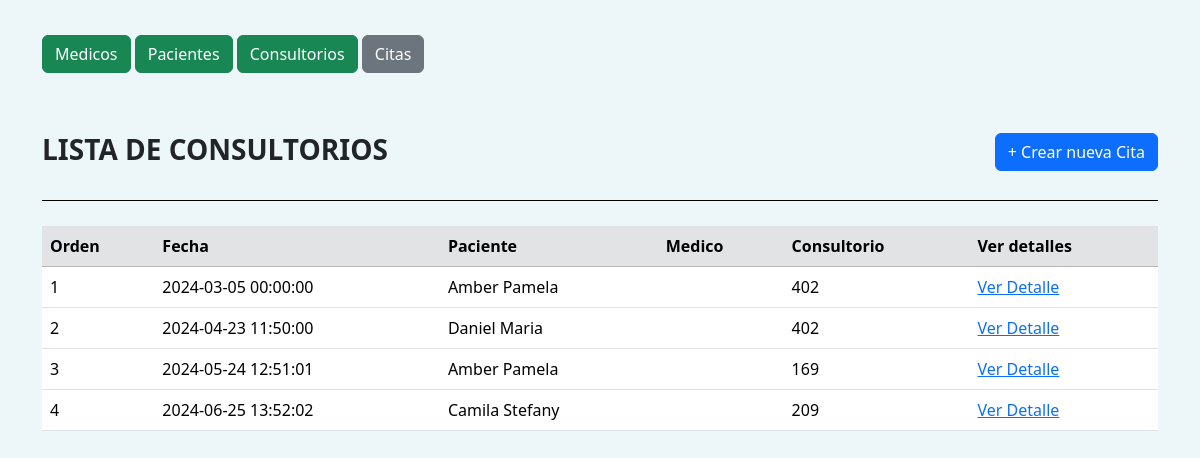
The page /citas on the database its author committed.
### app/models.py (models this page shows)
class Cita(db.Model):
    __tablename__ = 'citas'
    id = db.Column(db.Integer, primary_key = True)
    fecha = db.Column(db.DateTime, default = datetime.utcnow)
    paciente_id = db.Column(db.Integer, db.ForeignKey('pacientes.id'))
    medico_id = db.Column(db.Integer, db.ForeignKey('medicos.id'))
    consultorio_id = db.Column(db.Integer, db.ForeignKey('consultorios.id'))

class Paciente(db.Model):
    __tablename__ ='pacientes'
    id = db.Column(db.Integer, primary_key = True )
    nombres = db.Column(db.String(120), nullable = True )
    apellidos = db.Column(db.String(120), nullable = True)
    tipo_identificacion = db.Column(db.String(4), nullable = True)
    numero_identificacion = db.Column(db.Integer)
    altura = db.Column(db.Integer)
    tipo_sangre = db.Column(db.String(2))
    citas = db.relationship("Cita" , backref = "paciente" )

class Consultorio(db.Model):
    __tablename__ = 'consultorios'
    id= db.Column(db.Integer, primary_key = True)
    numero = db.Column(db.Integer)
    citas = db.relationship("Cita" , backref = "consultorio" )

### app/routes.py (the view)
@app.route('/citas')
def get_all_citas():
    citas = Cita.query.all()
    return render_template("citas/citas.html", citas = citas)

### app/templates/citas/citas.html (shortened to what this page needs)
<!DOCTYPE html>
<html lang="en">
  <head>
    <link rel="stylesheet" href="/app/styles/styles.css">
    <link rel="stylesheet" href="https://cdn.jsdelivr.net/npm/bootstrap@5.3.3/dist/css/bootstrap.min.css">
  </head>
  <body>
    <section class="container sectionHomeTable">
      <nav style="padding-bottom: 35px;">
        <a class="btn btn-success" href="http://127.0.0.1:5000/medicos">Medicos</a>
        <a class="btn btn-success" href="http://127.0.0.1:5000/pacientes"> Pacientes </a>
        <a class="btn btn-success" href="http://127.0.0.1:5000/consultorios">Consultorios </a>
        <a class="btn btn-secondary" href="http://127.0.0.1:5000/citas">Citas</a>
      </nav>
      <section class="sectionTable">
        <div class="navHeaderTable">
          <h3 class="titleTable">LISTA DE CONSULTORIOS</h3>
          <a class="btn btn-primary" href="http://127.0.0.1:5000/citas/create">+ Crear nueva Cita</a>
        </div>
        <article class="articleTable">
          <table class="table table-hover">
            <thead class="table-secondary">
              <tr>
                <th>Orden</th>
                <th>Fecha</th>
                <th>Paciente</th>
                <th>Medico</th>
                <th>Consultorio</th>
                <th>Ver detalles</th>
              </tr>
            </thead>
            <tbody>
              {% for cita in citas %}
              <tr>
                <td>{{ cita.id }}</td>
                <td>{{ cita.fecha }}</td>
                <td>{{ cita.paciente.nombres }}</td>
                <td>{{ cita.medico.nombres }}</td>
                <td>{{ cita.consultorio.numero }}</td>
                <td><a href="/citas/{{ cita.id }}">Ver Detalle</a></td>
              </tr>
              {% endfor %}
            </tbody>
          </table>
        </article>
      </section>
    </section>
  </body>
</html>

### app/static/styles.css (style rules this page uses)
:root { --font-family-style : "Sarabun", sans-serif; --color-primary: #E9EBEC; --color-secundary: #10B8B9; --color-font : #1E1E1E; --color-font-text: #222426; --color-bg-secondary: #f1f1f1; --color-extra-bg: #D9D9D9; --color-delete: #FC7F7F; --color-upgrade:#008B2F; --color-details:#7057D2; --color-extra-rgba: rgba(34, 36, 38, 0.17); --color-icon-rgba:rgba(34, 36, 38, 0.56); --linea-color: 1px solid var(--color-extra-rgba); --border-butom: 1px solid var(--color-secundary); }
* { margin: 0; padding: 0; box-sizing: border-box; }
body { background-color: var(--color-primary); font-family: var(--font-family-style); color: var(--color-font); }
.container { width:69%; margin: auto; }

### app/templates/citas/citas.html (style rules this page uses)
* { padding: 0; margin: 0; box-sizing: border-box; }
body { background-color: #edf6f9; }
.sectionHomeTable { padding-top: 35px; }
.sectionTable { border-radius: 12px; }
.articleTable { margin: 0; padding-top: 25px; padding-bottom: 25px; }
.navHeaderTable { display: flex; justify-content: space-between; align-items: flex-start; padding: 25px 0px; border-bottom: 1px solid black; }
.sectionHomeTable H3 { font-weight: bold; }

### rows shown on the page
Cita: id "1", fecha "2024-03-05 00:00:00", paciente.nombres "Amber Pamela", consultorio.numero "402"
Cita: id "2", fecha "2024-04-23 11:50:00", paciente.nombres "Daniel Maria", consultorio.numero "402"
Cita: id "3", fecha "2024-05-24 12:51:01", paciente.nombres "Amber Pamela", consultorio.numero "169"
Cita: id "4", fecha "2024-06-25 13:52:02", paciente.nombres "Camila Stefany", consultorio.numero "209"
